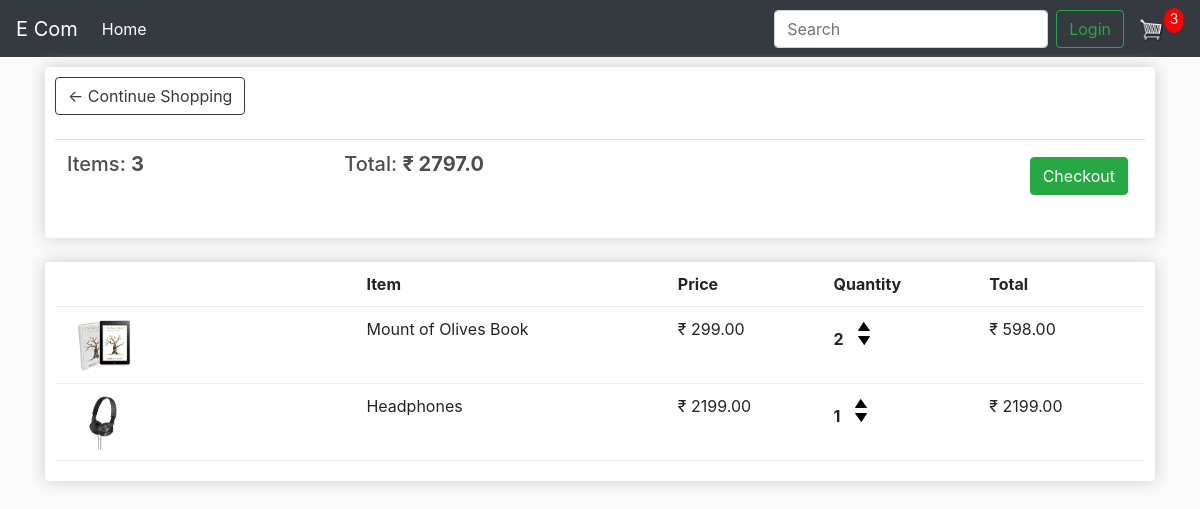
/cart/ (signed in), run on an earlier commit of the app's database.
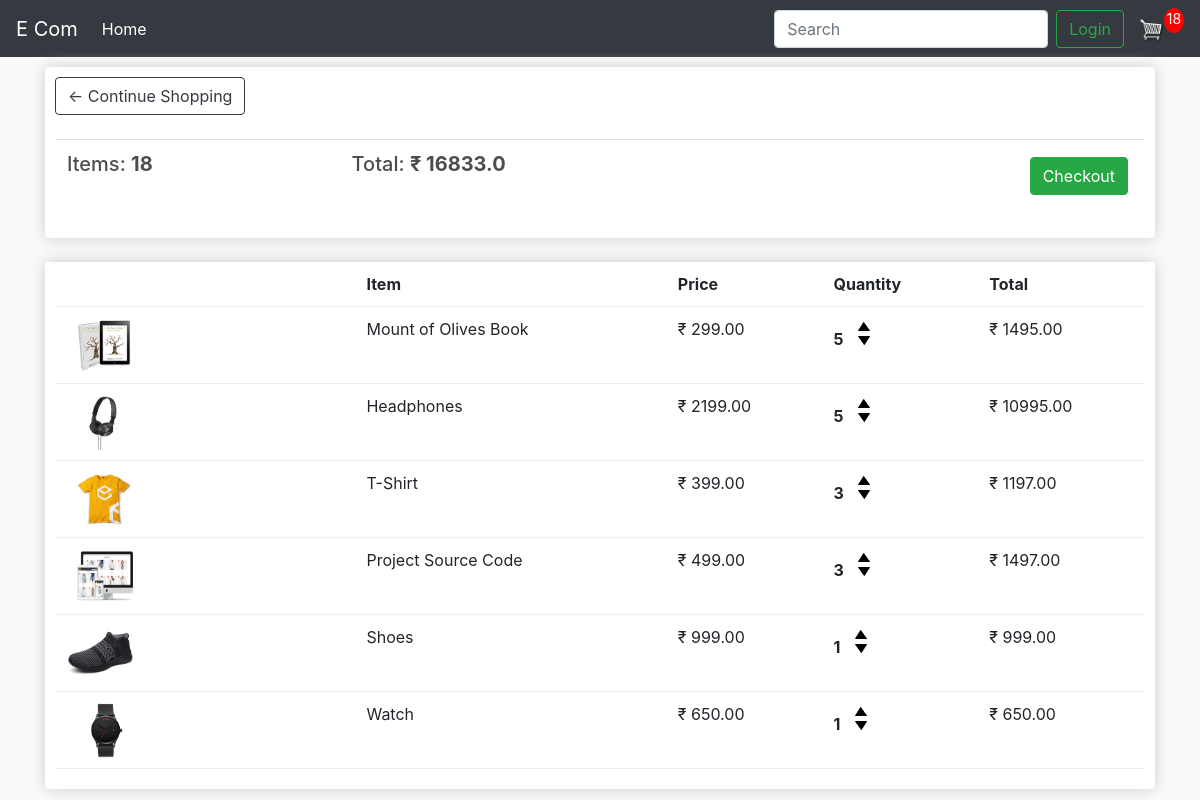
And on a later commit of the database.
### store/models.py (models this page shows, shortened)
class Order(models.Model):
    customer = models.ForeignKey(Customer, on_delete=models.SET_NULL, null=True, blank=True)
    date_ordered = models.DateTimeField(auto_now_add=True)
    complete = models.BooleanField(default=False, null=True, blank=True)
    transaction_id = models.CharField(max_length=100, null=True)
    @property
    def get_cart_total(self):
        orderitems = self.orderitem_set.all()
        total = sum([item.get_total for item in orderitems])
        return total
    @property
    def get_cart_items(self):
        orderitems = self.orderitem_set.all()
        total = sum([item.quantity for item in orderitems])
        return total

class OrderItem(models.Model):
    product = models.ForeignKey(Product, on_delete=models.SET_NULL, null=True)
    order = models.ForeignKey(Order, on_delete=models.SET_NULL, null=True)
    quantity = models.IntegerField(default=0, null=True, blank=True)
    date_added = models.DateTimeField(auto_now_add=True)
    @property
    def get_total(self):
        total = self.product.price * self.quantity
        return total

class Product(models.Model):
    name = models.CharField(max_length=255)
    price = models.FloatField()
    digital = models.BooleanField(default=False, null=True, blank=True)
    image = models.ImageField(null=True, blank=True)
    @property
    def imageURL(self):
        try:
            url = self.image.url
        except:
            url = '/media/placeholder.png'
        return url

### store/views.py (the view)
# urls.py: path('cart/', views.cart, name='cart'),
def cart(request):
    if request.user.is_authenticated:
        customer = request.user.customer
        order, created = Order.objects.get_or_create(customer=customer, complete=False)
        items = order.orderitem_set.all()
        cartItems = order.get_cart_items
    else:
        items = []
        order = {'get_cart_total':0, 'get_cart_items':0}
        cartItems = order['get_cart_items']
    context = {'items':items, 'order':order, 'cartItems':cartItems, 'shipping':False}
    return render(request, 'store/cart.html', context)

### templates/store/cart.html
{% extends 'base.html' %}
{% load static %}
{% block content %}
<div class="row">
    <div class="col-lg-12">
        <div class="box-element">
            <a href="{% url 'store' %}" class="btn btn-outline-dark">&#x2190; Continue Shopping</a>
            <br>
            <br>
            <table class="table">
                <tr>
                    <th>
                        <h5>
                            Items:
                            <strong>{{ order.get_cart_items }}</strong>
                        </h5>
                    </th>
                    <th>
                        <h5>
                            Total:
                            <strong>&#x20B9; {{ order.get_cart_total }}</strong>
                        </h5>
                    </th>
                    <th>
                        <a href="{% url 'checkout' %}" class="btn btn-success" style="float: right; margin:5px">Checkout</a>
                    </th>
                </tr>
            </table>
        </div>
        <br>
        <div class="box-element">
            <div class="cart-row">
                <div style="flex: 2;"></div>
                <div style="flex: 2;">
                    <strong>Item</strong>
                </div>
                <div style="flex: 1;">
                    <strong>Price</strong>
                </div>
                <div style="flex: 1;">
                    <strong>Quantity</strong>
                </div>
                <div style="flex: 1;">
                    <strong>Total</strong>
                </div>
            </div>
            {% for item in items %}
            <div class="cart-row">
                <div style="flex: 2;">
                    <img class="row-image" src={{item.product.imageURL}} alt="">
                </div>
                <div style="flex: 2;">
                    {{item.product.name}}
                </div>
                <div style="flex: 1;">
                    &#x20B9; {{item.product.price|floatformat:2}}
                </div>
                <div style="flex: 1;">
                    <p class="quantity">{{ item.quantity }}</p>
                    <div class="quantity">
                        <img data-product="{{item.product.id}}" data-action="add" src="{% static 'images/arrow-up.png' %}" alt="" class="chg-quantity update-cart">
                        <img data-product="{{item.product.id}}" data-action="remove" src="{% static 'images/arrow-down.png' %}" alt="" class="chg-quantity update-cart">
                    </div>
                </div>
                <div style="flex: 1;">
                    &#x20B9; {{item.get_total|floatformat:2}}
                </div>
            </div>
            {% endfor %}
        </div>
    </div>
</div>
{% endblock content %}

### templates/base.html (shortened to what this page needs)
<!DOCTYPE html>
{% load static %}
<html lang="en">
    <head>
        <link
            rel="stylesheet"
            href="https://stackpath.bootstrapcdn.com/bootstrap/4.4.1/css/bootstrap.min.css"
        >
        <link rel="stylesheet" href="{% static 'css/main.css' %}">
    </head>
    <body>
        <nav class="navbar navbar-expand-lg navbar-dark bg-dark">
            <a class="navbar-brand" href="{% url 'store' %}">E Com</a>
            <div class="collapse navbar-collapse" id="navbarSupportedContent">
                <ul class="navbar-nav mr-auto">
                    <li class="nav-item active">
                        <a class="nav-link" href="{% url 'store' %}">
                            Home
                        </a>
                    </li>
                </ul>
                <form class="form-inline my-2 my-lg-0">
                    <input
                        class="form-control mr-sm-2"
                        type="search"
                        placeholder="Search"
                        aria-label="Search"
                    >
                </form>
                <div class="form-inline my-2 my-lg-0">
                    <a href="#" class="btn btn-outline-success my-2 my-sm-0">Login</a>
                    <a href="{% url 'cart' %}">
                        <img id="cart-icon" src="{% static 'images/cart.png' %}" alt="cart">
                    </a>
                    <p id="cart-total">{{ cartItems }}</p>
                </div>
            </div>
        </nav>
        <div class="container">
            {% block content %}{% endblock content %}
        </div>
    </body>
</html>

### static/css/main.css (style rules this page uses)
body { background-color: hsl(0, 0%, 98%); }
h1,h2,h3,h4,h5,h6 { color:hsl(0, 0%, 30%); }
.box-element { box-shadow:hsl(0, 0%, 80%) 0 0 16px; background-color: #fff; border-radius: 4px; padding: 10px; }
#cart-icon { width:25px; display: inline-block; margin-left: 15px; }
#cart-total { display: block; text-align: center; color:#fff; background-color: red; width: 20px; height: 25px; border-radius: 50%; font-size: 14px; }
.col-lg-4, .col-lg-6, .col-lg-8, .col-lg-12 { margin-top: 10px; }
.row-image { width: 100px; }
.cart-row { display: flex; align-items: flex-stretch; padding-bottom: 10px; margin-bottom: 10px; border-bottom: 1px solid #ececec; }
.quantity { display: inline-block; font-weight: 700; padding-right:10px; }
.chg-quantity { width: 12px; cursor: pointer; display: block; margin-top: 5px; transition:.1s; }

What changed in the data, as far as the page shows it:
changed through a linked row, Order: get_cart_items "3" → "18"; get_cart_total "2797.0" → "16833.0"
changed OrderItem "Mount of Olives Book": quantity "2" → "5"; get_total "598.00" → "1495.00"
changed OrderItem "Headphones": quantity "1" → "5"; get_total "2199.00" → "10995.00"
added OrderItem: product.imageURL (picture), product.name "T-Shirt", product.price "399.00", quantity "3", get_total "1197.00"
added OrderItem: product.imageURL (picture), product.name "Project Source Code", product.price "499.00", quantity "3", get_total "1497.00"
added OrderItem: product.imageURL (picture), product.name "Shoes", product.price "999.00", quantity "1", get_total "999.00"
added OrderItem: product.imageURL (picture), product.name "Watch", product.price "650.00", quantity "1", get_total "650.00"
Also different on the page:
{{ cartItems }}: "3" → "18"
